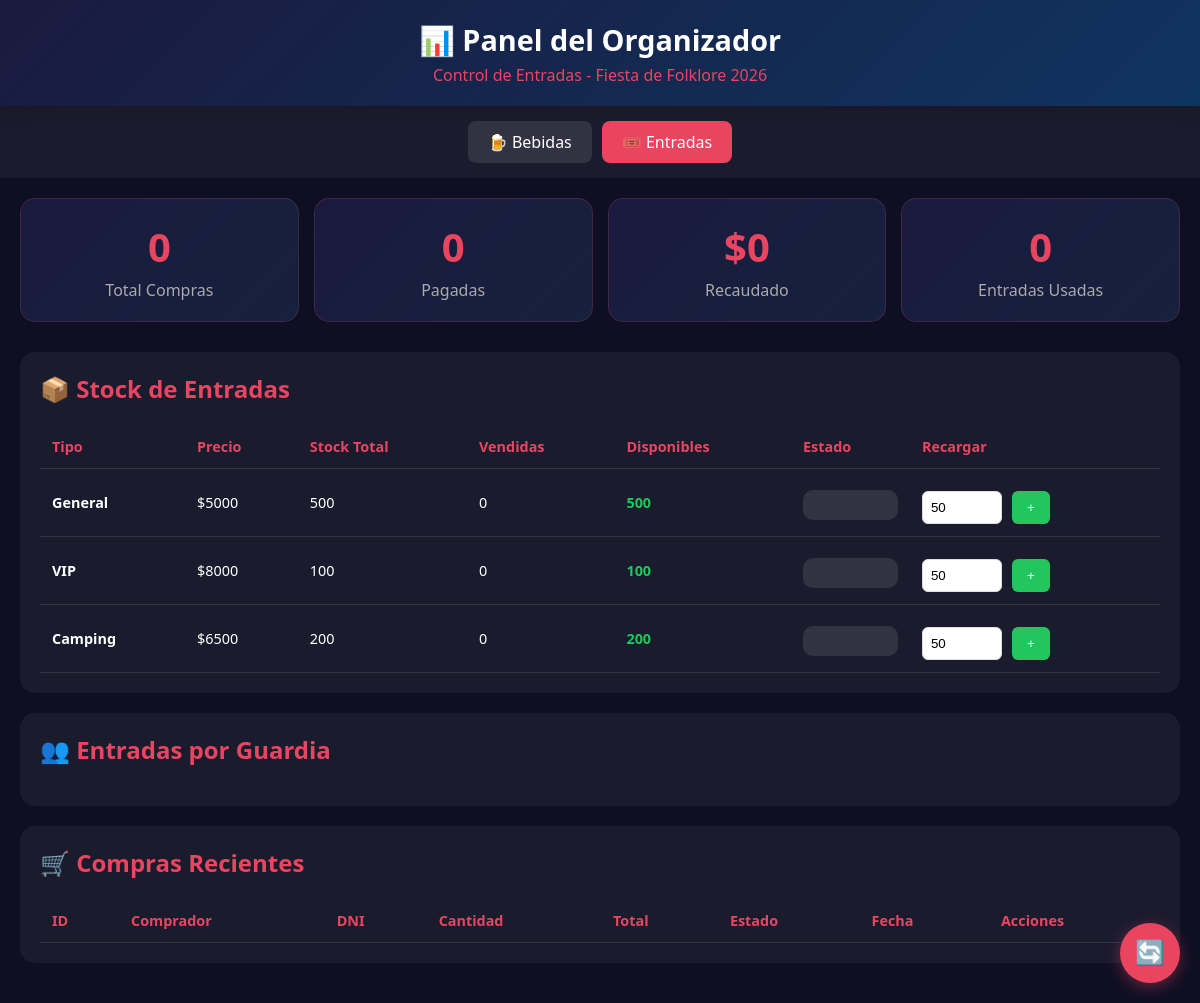
Page /organizador/entradas on the earlier database version.
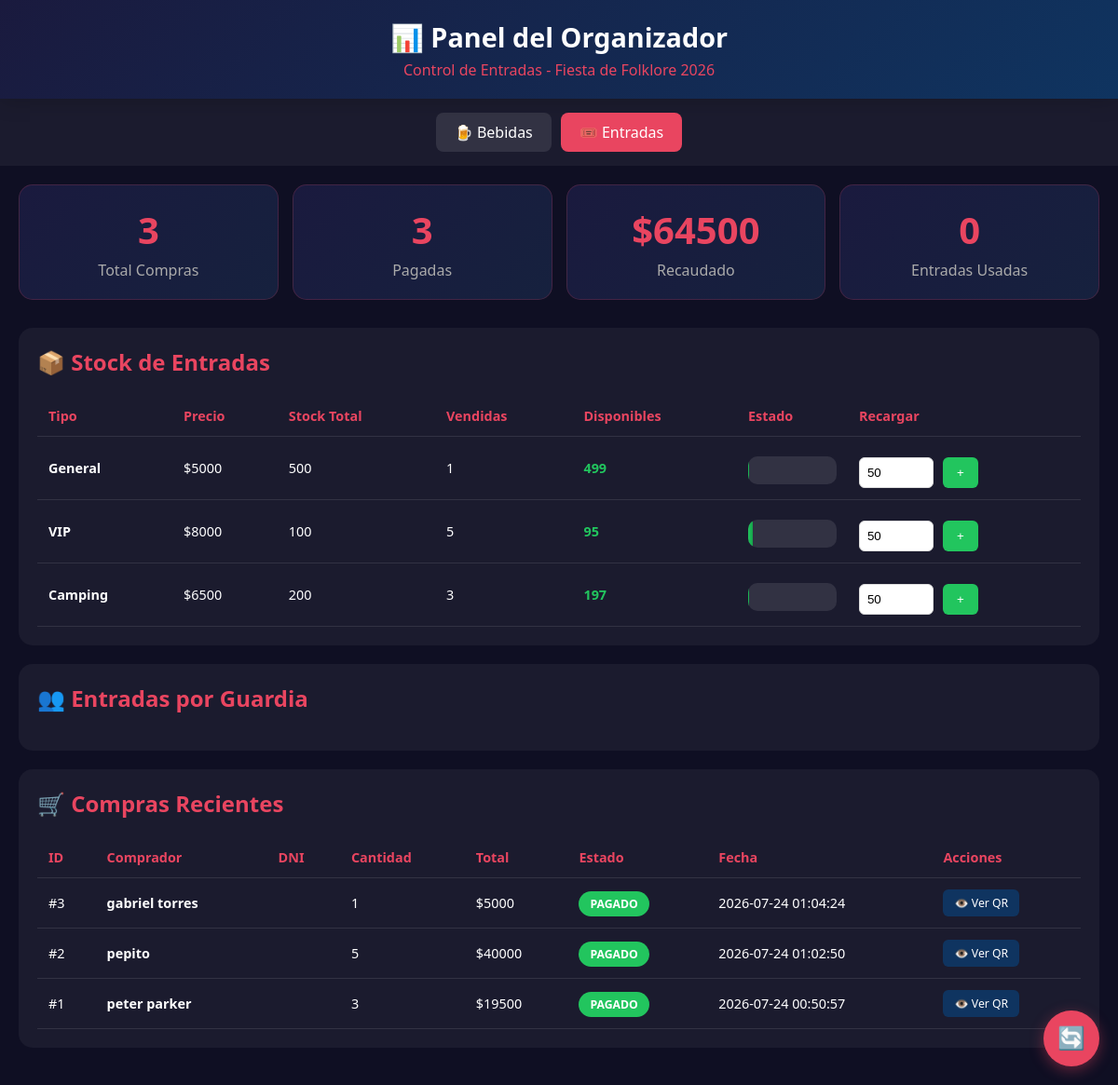
Same page on the later database version.
### tables this page shows
CREATE TABLE tipos_entrada (
            id INTEGER PRIMARY KEY AUTOINCREMENT,
            nombre TEXT NOT NULL,
            precio REAL NOT NULL,
            descripcion TEXT,
            stock INTEGER DEFAULT 0,
            activa INTEGER DEFAULT 1
        );

CREATE TABLE compras_entradas (
            id INTEGER PRIMARY KEY AUTOINCREMENT,
            nombre_comprador TEXT NOT NULL,
            email TEXT,
            telefono TEXT,
            dni TEXT,
            cantidad INTEGER NOT NULL,
            total REAL NOT NULL,
            estado TEXT DEFAULT 'pendiente',
            mp_preference_id TEXT,
            mp_payment_id TEXT,
            creado_en TIMESTAMP DEFAULT CURRENT_TIMESTAMP,
            pagado_en TIMESTAMP
        );

### main.py (the view)
@app.get("/organizador/entradas", response_class=HTMLResponse)
async def panel_entradas(request: Request):
    conn = get_db()
    stats_row = conn.execute("""
        SELECT
            COUNT(*) as total_compras,
            SUM(CASE WHEN estado = 'pagado' THEN 1 ELSE 0 END) as pagadas,
            SUM(CASE WHEN estado = 'pendiente' THEN 1 ELSE 0 END) as pendientes,
            SUM(CASE WHEN estado = 'pagado' THEN total ELSE 0 END) as recaudado
        FROM compras_entradas
    """).fetchone()
    stats = row_to_dict(stats_row)
    usadas_row = conn.execute("""
        SELECT COUNT(*) as total FROM entradas WHERE estado = 'usada'
    """).fetchone()
    usadas = usadas_row[0] if usadas_row else 0
    compras_rows = conn.execute("""
        SELECT c.*,
            (SELECT t.nombre FROM entradas e
             JOIN tipos_entrada t ON e.tipo_entrada_id = t.id
             WHERE e.compra_id = c.id LIMIT 1) as tipo_nombre
        FROM compras_entradas c
        ORDER BY c.creado_en DESC
        LIMIT 50
    """).fetchall()
    compras = rows_to_dicts(compras_rows)
    stock_rows = conn.execute("""
        SELECT t.*,
            COALESCE((SELECT COUNT(*) FROM entradas e
                      JOIN compras_entradas c ON e.compra_id = c.id
                      WHERE e.tipo_entrada_id = t.id AND c.estado = 'pagado'), 0) as vendidas
        FROM tipos_entrada t
    """).fetchall()
    stock = rows_to_dicts(stock_rows)
    por_guardia_rows = conn.execute("""
        SELECT usada_por_guardia, COUNT(*) as cantidad
        FROM entradas WHERE estado = 'usada'
        GROUP BY usada_por_guardia
    """).fetchall()
    por_guardia = rows_to_dicts(por_guardia_rows)
    conn.close()
    return templates.TemplateResponse(request, "organizador_entradas.html", {
        "stats": stats,
        "usadas": usadas,
        "compras": compras,
        "stock": stock,
        "por_guardia": por_guardia
    })

### templates/organizador_entradas.html (shortened to what the changed rows need)
<!DOCTYPE html>
<html lang="es">
<head>
</head>
<body>
    <div class="header">
        <h1>📊 Panel del Organizador</h1>
    </div>
    <div class="container">
        <div class="stats-grid">
            <div class="stat-card">
                <div class="number">{{ stats.total_compras or 0 }}</div>
                <div class="label">Total Compras</div>
            </div>
            <div class="stat-card">
                <div class="number">{{ stats.pagadas or 0 }}</div>
                <div class="label">Pagadas</div>
            </div>
            <div class="stat-card">
                <div class="number">${{ "%.0f"|format(stats.recaudado or 0) }}</div>
                <div class="label">Recaudado</div>
            </div>
        </div>
        <div class="section">
            <h2>📦 Stock de Entradas</h2>
            <table>
                <thead>
                    <tr>
                        <th>Tipo</th>
                        <th>Precio</th>
                        <th>Stock Total</th>
                        <th>Vendidas</th>
                        <th>Disponibles</th>
                        <th>Estado</th>
                        <th>Recargar</th>
                    </tr>
                </thead>
                <tbody>
                    {% for s in stock %}
                    {% set disponibles = s.stock - s.vendidas %}
                    <tr>
                        <td><strong>{{ s.nombre }}</strong></td>
                        <td>${{ "%.0f"|format(s.precio) }}</td>
                        <td>{{ s.stock }}</td>
                        <td>{{ s.vendidas }}</td>
                        <td>
                            <strong style="color: {% if disponibles <= 10 %}#ef4444{% elif disponibles <= 50 %}#f59e0b{% else %}#22c55e{% endif %}">
                                {{ disponibles }}
                            </strong>
                        </td>
                        <td>
                            <div class="stock-bar">
                                {% set porcentaje = (s.vendidas / s.stock * 100) if s.stock > 0 else 0 %}
                                <div class="stock-fill {% if porcentaje > 90 %}danger{% elif porcentaje > 70 %}warning{% endif %}"
                                     style="width: {{ porcentaje }}%"></div>
                            </div>
                        </td>
                        <td>
                            <form class="recarga-form" onsubmit="recargarStock(event, {{ s.id }})">
                                <input type="number" name="cantidad" value="50" min="1">
                                <button type="submit">+</button>
                            </form>
                        </td>
                    </tr>
                    {% endfor %}
                </tbody>
            </table>
        </div>
        <div class="section">
            <h2>👥 Entradas por Guardia</h2>
        </div>
        <div class="section">
            <h2>🛒 Compras Recientes</h2>
            <table>
                <thead>
                    <tr>
                        <th>ID</th>
                        <th>Comprador</th>
                        <th>DNI</th>
                        <th>Cantidad</th>
                        <th>Total</th>
                        <th>Estado</th>
                        <th>Fecha</th>
                        <th>Acciones</th>
                    </tr>
                </thead>
                <tbody>
                    {% for c in compras %}
                    <tr>
                        <td>#{{ c.id }}</td>
                        <td><strong>{{ c.nombre_comprador }}</strong></td>
                        <td>{{ c.dni }}</td>
                        <td>{{ c.cantidad }}</td>
                        <td>${{ "%.0f"|format(c.total) }}</td>
                        <td>
                            <span class="badge badge-{{ c.estado }}">{{ c.estado.upper() }}</span>
                        </td>
                        <td>{{ c.creado_en }}</td>
                        <td>
                            <a href="/organizador/entradas/qr/{{ c.id }}" class="btn-small">👁️ Ver QR</a>
                        </td>
                    </tr>
                    {% endfor %}
                </tbody>
            </table>
        </div>
    </div>
</body>
</html>

Differences in the rows shown:
computed for tipos_entrada "General": vendidas "0" → "1"; stock "500" → "499"
computed for tipos_entrada "VIP": vendidas "0" → "5"; stock "100" → "95"
computed for tipos_entrada "Camping": vendidas "0" → "3"; stock "200" → "197"
added compras_entradas: id "3", nombre_comprador "gabriel torres", cantidad "1", total "5000", estado "PAGADO", creado_en "2026-07-24 01:04:24"
added compras_entradas: id "2", nombre_comprador "pepito", cantidad "5", total "40000", estado "PAGADO", creado_en "2026-07-24 01:02:50"
added compras_entradas: id "1", nombre_comprador "peter parker", cantidad "3", total "19500", estado "PAGADO", creado_en "2026-07-24 00:50:57"
Other differences:
{{ stats.total_compras or 0 }}: "0" → "3"
{{ stats.pagadas or 0 }}: "0" → "3"
{{ "%.0f"|format(stats.recaudado or 0) }}: "0" → "64500"
